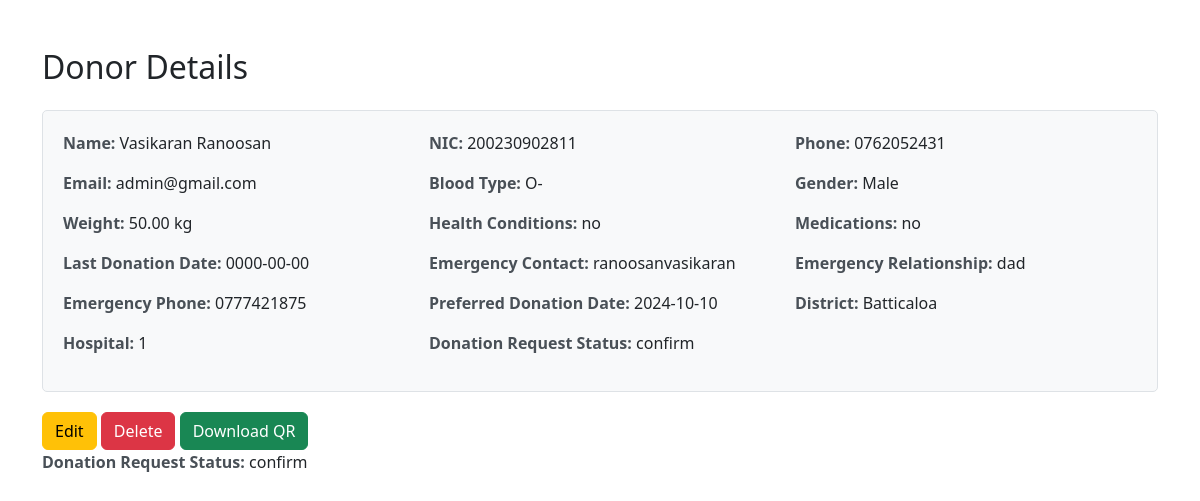
Screenshot of /donar_update.php (signed in) with the database file from the repository.
### tables this page shows
CREATE TABLE `donors` (
  `donor_id` int(11) NOT NULL,
  `normal_user_id` int(11) NOT NULL,
  `donor_name` varchar(255) NOT NULL,
  `donor_nic` varchar(20) NOT NULL,
  `donor_phone` varchar(15) NOT NULL,
  `donor_email` varchar(255) NOT NULL,
  `blood_type` varchar(5) NOT NULL,
  `gender` enum('Male','Female') NOT NULL,
  `weight` decimal(5,2) NOT NULL,
  `health_conditions` text DEFAULT NULL,
  `medications` text DEFAULT NULL,
  `last_donation_date` date DEFAULT NULL,
  `emergency_contact` varchar(255) NOT NULL,
  `emergency_relationship` varchar(100) NOT NULL,
  `emergency_phone` varchar(15) NOT NULL,
  `preferred_donation_date` date NOT NULL,
  `district` varchar(100) NOT NULL,
  `hospital` varchar(255) NOT NULL,
  `donation_req_status` enum('pending','cancelled','confirm') DEFAULT 'pending',
  `created_at` timestamp NOT NULL DEFAULT current_timestamp(),
  `donate_update` enum('donated','not donated') DEFAULT 'not donated',
  `donor_type` enum('donor') DEFAULT 'donor'
);

### donar_update.php (the view, shortened to what this page needs)
<?php
include 'db.php';
$user_id = $_SESSION['user_id'];
$stmt = $conn->prepare("SELECT * FROM donors WHERE normal_user_id = ?");
$stmt->bind_param("i", $user_id);
$stmt->execute();
$result = $stmt->get_result();
if ($result->num_rows > 0) {
    $donor = $result->fetch_assoc();
} else {
    echo "No donor details found.";
    exit;
}
?>
<!DOCTYPE html>
<html lang="en">
<head>
    <link href="https://cdn.jsdelivr.net/npm/bootstrap@5.3.0-alpha1/dist/css/bootstrap.min.css" rel="stylesheet">
</head>
<body>
    <div class="container mt-5">
        <h2 class="mb-4">Donor Details</h2>
        <div class="donor-details">
            <div class="row mb-3">
                <div class="col-md-4">
                    <span class="donor-detail-label">Name:</span> <?php echo htmlspecialchars($donor['donor_name']); ?>
                </div>
                <div class="col-md-4">
                    <span class="donor-detail-label">NIC:</span> <?php echo htmlspecialchars($donor['donor_nic']); ?>
                </div>
                <div class="col-md-4">
                    <span class="donor-detail-label">Phone:</span> <?php echo htmlspecialchars($donor['donor_phone']); ?>
                </div>
            </div>
            <div class="row mb-3">
                <div class="col-md-4">
                    <span class="donor-detail-label">Email:</span> <?php echo htmlspecialchars($donor['donor_email']); ?>
                </div>
                <div class="col-md-4">
                    <span class="donor-detail-label">Blood Type:</span> <?php echo htmlspecialchars($donor['blood_type']); ?>
                </div>
                <div class="col-md-4">
                    <span class="donor-detail-label">Gender:</span> <?php echo htmlspecialchars($donor['gender']); ?>
                </div>
            </div>
            <div class="row mb-3">
                <div class="col-md-4">
                    <span class="donor-detail-label">Weight:</span> <?php echo htmlspecialchars($donor['weight']); ?> kg
                </div>
                <div class="col-md-4">
                    <span class="donor-detail-label">Health Conditions:</span> <?php echo htmlspecialchars($donor['health_conditions']); ?>
                </div>
                <div class="col-md-4">
                    <span class="donor-detail-label">Medications:</span> <?php echo htmlspecialchars($donor['medications']); ?>
                </div>
            </div>
            <div class="row mb-3">
                <div class="col-md-4">
                    <span class="donor-detail-label">Last Donation Date:</span> <?php echo htmlspecialchars($donor['last_donation_date']); ?>
                </div>
                <div class="col-md-4">
                    <span class="donor-detail-label">Emergency Contact:</span> <?php echo htmlspecialchars($donor['emergency_contact']); ?>
                </div>
                <div class="col-md-4">
                    <span class="donor-detail-label">Emergency Relationship:</span> <?php echo htmlspecialchars($donor['emergency_relationship']); ?>
                </div>
            </div>
            <div class="row mb-3">
                <div class="col-md-4">
                    <span class="donor-detail-label">Emergency Phone:</span> <?php echo htmlspecialchars($donor['emergency_phone']); ?>
                </div>
                <div class="col-md-4">
                    <span class="donor-detail-label">Preferred Donation Date:</span> <?php echo htmlspecialchars($donor['preferred_donation_date']); ?>
                </div>
                <div class="col-md-4">
                    <span class="donor-detail-label">District:</span> <?php echo htmlspecialchars($donor['district']); ?>
                </div>
            </div>
            <div class="row mb-3">
                <div class="col-md-4">
                    <span class="donor-detail-label">Hospital:</span> <?php echo htmlspecialchars($donor['hospital']); ?>
                </div>
                <div class="col-md-4">
                    <span class="donor-detail-label">Donation Request Status:</span> <?php echo htmlspecialchars($donor['donation_req_status']); ?>
                </div>
            </div>
        </div>
        <div class="action-buttons">
    <form action="update_donor.php" method="POST" style="display:inline;">
        <button type="submit" class="btn btn-warning">Edit</button>
    </form>
    <form action="delete_donor.php" method="POST" style="display:inline;">
        <button type="submit" class="btn btn-danger" onclick="return confirm('Are you sure you want to delete this donor?');">Delete</button>
    </form>
    <?php if (htmlspecialchars($donor['donation_req_status']) === 'confirm'): ?>
        <form action="download_qr.php" method="POST" style="display:inline;">
            <button type="submit" class="btn btn-success">Download QR</button>
        </form>
    <?php endif; ?>
</div>
<span class="donor-detail-label">Donation Request Status:</span> <?php echo htmlspecialchars($donor['donation_req_status']); ?>
    </div>
</body>
</html>

### donar_update.php (style rules this page uses)
.donor-details { border: 1px solid #dee2e6; border-radius: 5px; padding: 20px; background-color: #f8f9fa; margin-bottom: 20px; }
.donor-detail-label { font-weight: bold; color: #495057; }
.action-buttons { margin-top: 20px; }

### rows the page displays
donors: donor_name "Vasikaran Ranoosan", donor_nic "200230902811", donor_phone "0762052431", donor_email "admin@gmail.com", blood_type "O-", gender "Male", weight "50.00", health_conditions "no", medications "no", last_donation_date "0000-00-00", emergency_contact "ranoosanvasikaran", emergency_relationship "dad", emergency_phone "0777421875", preferred_donation_date "2024-10-10", district "Batticaloa", hospital "1", donation_req_status "confirm"
